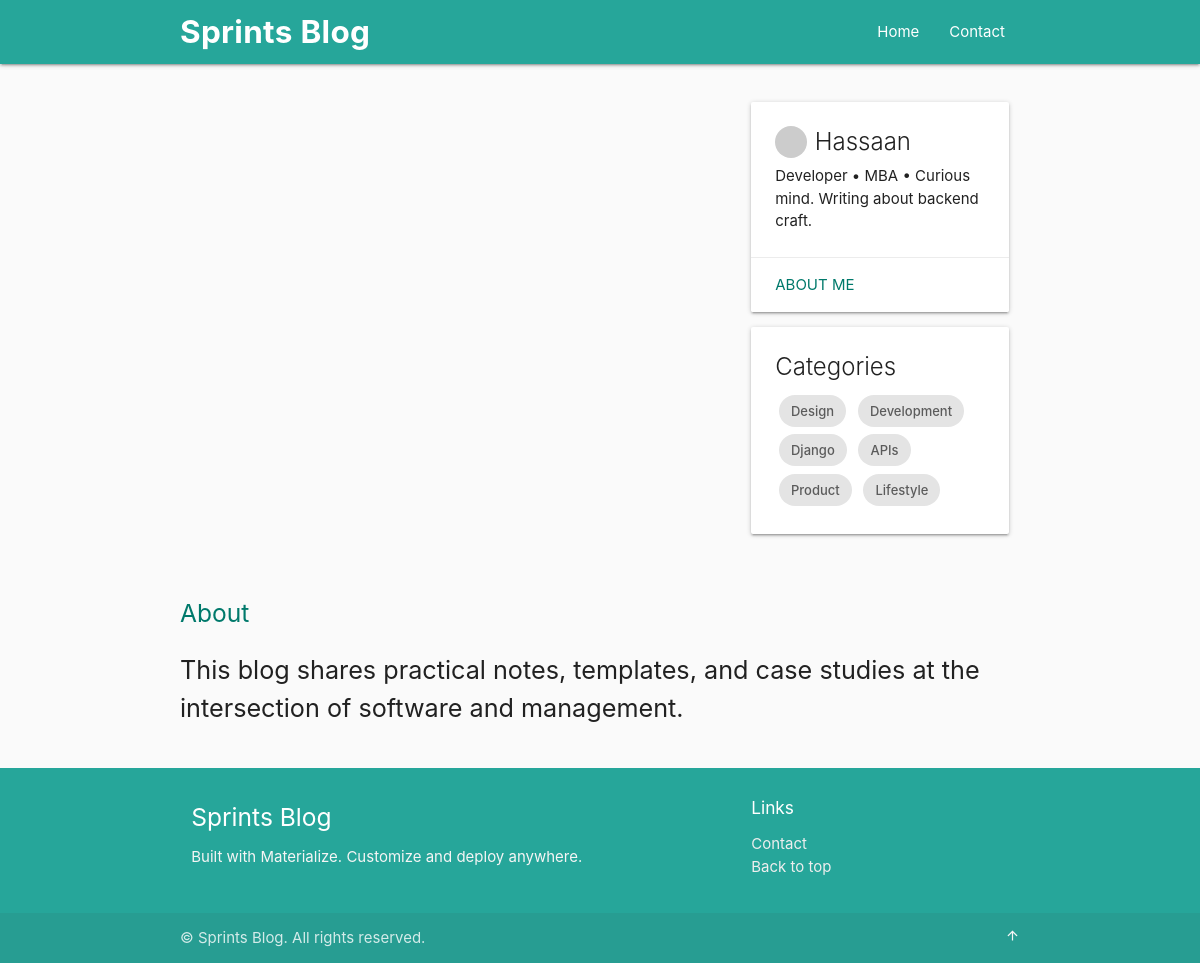
The page /blog/ on the database as committed earlier.
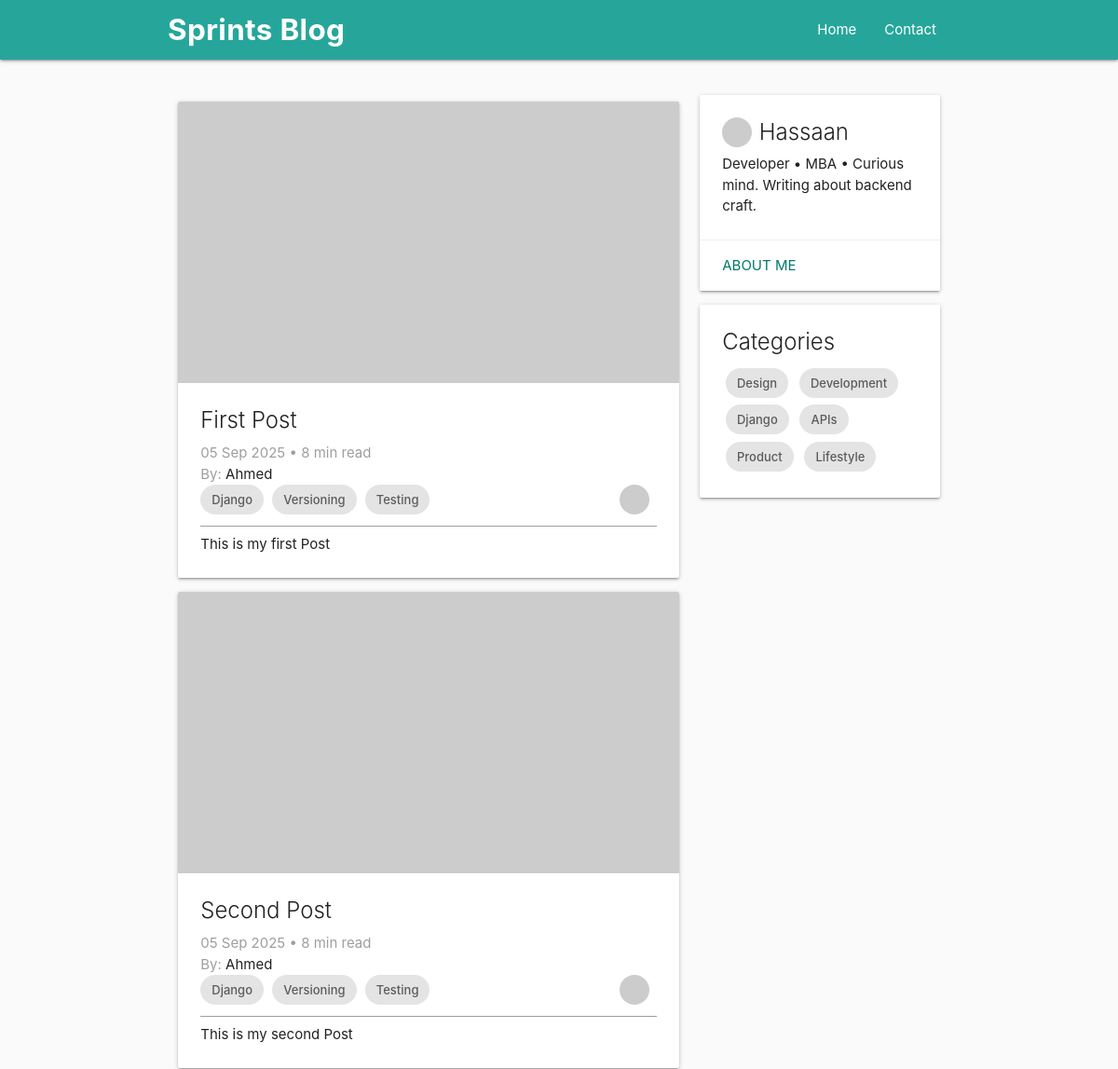
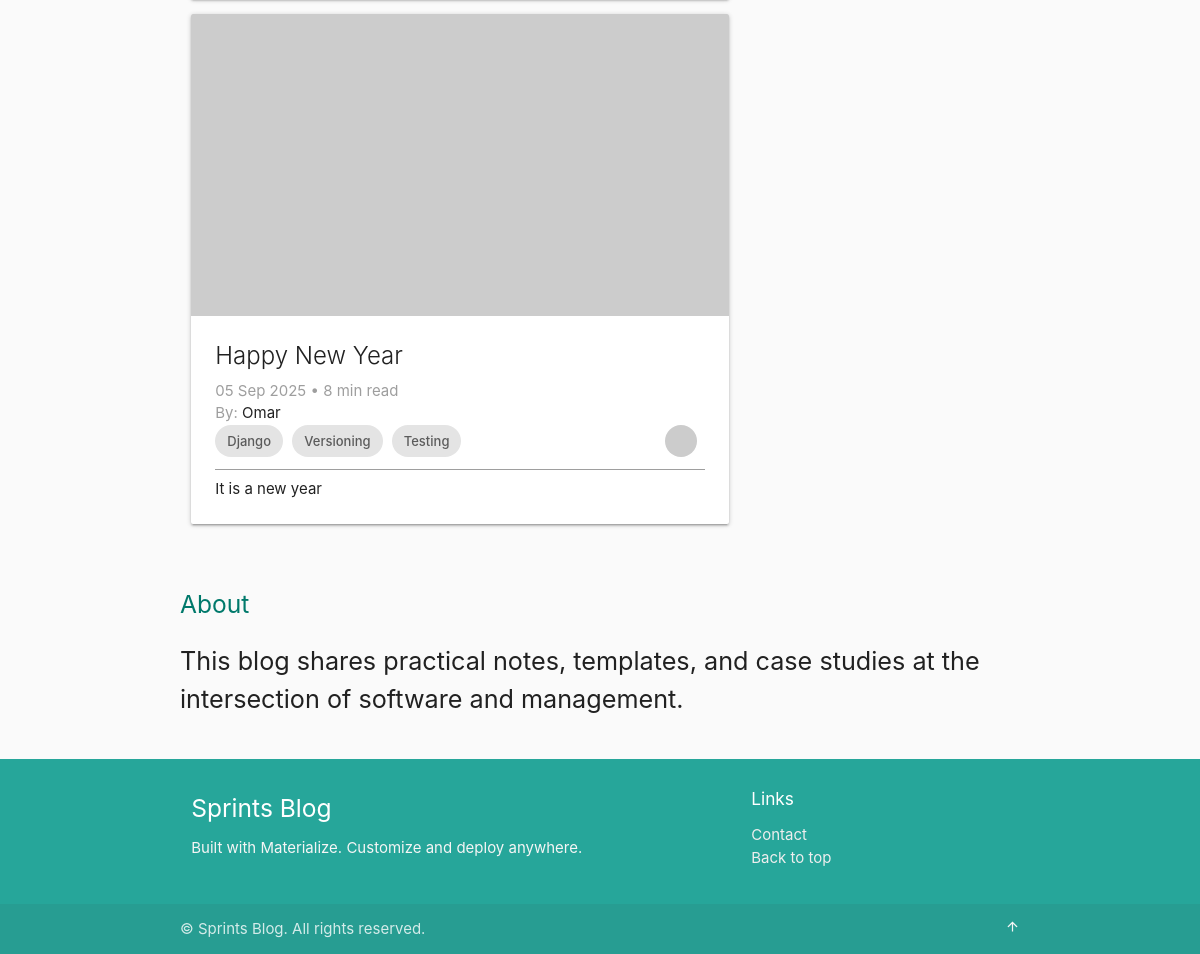
The same page on the database as committed later (2 pictures, top to bottom).
### blog/models.py (models this page shows, shortened)
class Post(models.Model):
    title = models.CharField(max_length=200)
    body = models.TextField()
    created_at = models.DateTimeField(auto_now_add=True)
    updated_at = models.DateTimeField(auto_now=True)
    author = models.ForeignKey("users.User", on_delete=models.CASCADE)
    slug = models.SlugField(default = "", null=False)

### users/models.py (models this page shows)
class User(AbstractUser):
    first_name = None
    last_name = None
    name = models.CharField(max_length=150)

### blog/views.py (the view)
# urls.py: path("", blog_home, name= 'blog-home'),
def blog_home(request):
    posts = Post.objects.all()
    return render(request, "blog/home.html", context={"posts": posts})

### blog/templates/blog/home.html
{% extends "blog/base.html" %}
{% block body %}
<ul>
    {% for post in posts %}
    <li>
        <a href="{% url 'blog-post-by-number' post.id %}" style="text-decoration: none; color: inherit;">
            <article class="card post-card hoverable">
                <div class="card-image waves-effect waves-block waves-light">
                    <img class="activator" src="https://picsum.photos/960/540?random={{forloop.counter}}" alt="Post cover" />
                </div>
                <div class="card-content">
                    <span class="card-title activator grey-text text-darken-4">{{post.title}}</span>
                    <p class="grey-text">{{post.created_at|date:"d M Y"}} • 8 min read</p>
                    <p><span class="grey-text">By:</span> {{post.author.name}}</p>
                    <img class="avatar right" src="https://i.pravatar.cc/64?img=5" alt="Author" />
                    <div class="chips">
                        <div class="chip">Django</div>
                        <div class="chip">Versioning</div>
                        <div class="chip">Testing</div>
                    </div>
                    <p>{{post.body|truncatechars:50}}</p>
                </div>
            </article>
        </a>
    </li>
    {%endfor%}
</ul>
{% endblock %}

### blog/templates/blog/base.html (shortened to what this page needs)
{% load static%}
<!DOCTYPE html>
<html lang="en">
<head>
    <link rel="stylesheet" href="https://cdnjs.cloudflare.com/ajax/libs/materialize/1.0.0/css/materialize.min.css" />
    <link rel="stylesheet" href="{% static 'blog/base.css'%}" />
</head>
<body>
    <div class="navbar-fixed">
        <nav class="teal lighten-1" role="navigation">
            <div class="nav-wrapper container">
                <a href="{% url 'blog-home' %}" class="brand-logo">Sprints Blog</a>
                <ul class="right hide-on-med-and-down">
                    <li><a href="{% url 'blog-home' %}">Home</a></li>
                    <li><a href="{% url 'contact-us' %}">Contact</a></li>
                </ul>
            </div>
        </nav>
    </div>
    <main class="container" style="margin-top:2rem;">
        <div class="row">
            <section id="latest" class="col s12 m8">
            {% block body %}
            {% endblock %}
            </section>
            <aside class="col s12 m4">
                <div class="card hoverable">
                    <div class="card-content">
                        <div class="valign-wrapper" style="margin-bottom:.5rem;">
                            <img class="avatar" src="https://i.pravatar.cc/64?img=3" alt="Avatar" />
                            <span class="card-title" style="margin:0;">Hassaan</span>
                        </div>
                        <p>Developer • MBA • Curious mind. Writing about backend craft.</p>
                    </div>
                    <div class="card-action"><a href="#about" class="teal-text text-darken-2">About Me</a></div>
                </div>
                <div id="categories" class="card hoverable">
                    <div class="card-content">
                        <span class="card-title">Categories</span>
                        <div class="tag-cloud">
                            <div class="chip">Design</div>
                            <div class="chip">Development</div>
                            <div class="chip">Django</div>
                            <div class="chip">APIs</div>
                            <div class="chip">Product</div>
                            <div class="chip">Lifestyle</div>
                        </div>
                    </div>
                </div>
            </aside>
        </div>
    </main>
    <section id="about" class="section container">
        <h5 class="teal-text text-darken-2">About</h5>
        <p class="flow-text">This blog shares practical notes, templates, and case studies at the intersection of
            software and management.</p>
    </section>
    <footer class="page-footer teal lighten-1">
        <div class="container">
            <div class="row">
                <div class="col s12 m6">
                    <h5 class="white-text">Sprints Blog</h5>
                    <p class="grey-text text-lighten-4">Built with Materialize. Customize and deploy anywhere.</p>
                </div>
                <div class="col s12 m4 offset-m2">
                    <h6 class="white-text">Links</h6>
                    <ul>
                        <li><a class="grey-text text-lighten-3" href="{% url 'contact-us' %}">Contact</a></li>
                        <li><a class="grey-text text-lighten-3" href="{% url 'blog-home' %}">Back to top</a></li>
                    </ul>
                </div>
            </div>
        </div>
        <div class="footer-copyright">
            <div class="container">
                ©  Sprints Blog. All rights reserved.
                <a class="grey-text text-lighten-4 right" href="{% url 'blog-home' %}"><i
                        class="material-icons tiny">arrow_upward</i></a>
            </div>
        </div>
    </footer>
</body>
</html>

### blog/static/blog/base.css (style rules this page uses)
body { background: #fafafa; }
.brand-logo { font-weight: 700; letter-spacing: .3px; }
.post-card .card-title { line-height: 1.1; }
.chip { cursor: pointer; }
.tag-cloud .chip { margin: .25rem; }
.footer-copyright { background: rgba(0,0,0,.08); }
.avatar { width: 32px; height: 32px; border-radius: 50%; object-fit: cover; margin-right: .5rem; }
.card .card-image img { aspect-ratio: 16/9; object-fit: cover; }

Rows that differ between the two databases and show on the page:
added Post: title "First Post", created_at "05 Sep 2025", author.name "Ahmed", body "This is my first Post"
added Post: title "Second Post", created_at "05 Sep 2025", author.name "Ahmed", body "This is my second Post"
added Post: title "Happy New Year", created_at "05 Sep 2025", author.name "Omar", body "It is a new year"
